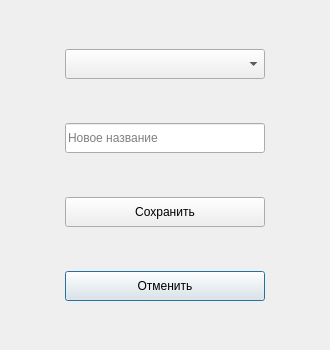
<?xml version="1.0" encoding="UTF-8"?>
<ui version="4.0">
 <class>EditGenre</class>
 <widget class="QDialog" name="EditGenre">
  <property name="geometry">
   <rect>
    <x>0</x>
    <y>0</y>
    <width>330</width>
    <height>350</height>
   </rect>
  </property>
  <property name="maximumSize">
   <size>
    <width>330</width>
    <height>350</height>
   </size>
  </property>
  <property name="windowTitle">
   <string>Dialog</string>
  </property>
  <layout class="QGridLayout" name="gridLayout">
   <item row="0" column="1">
    <widget class="QComboBox" name="genre_cb">
     <property name="sizePolicy">
      <sizepolicy hsizetype="Preferred" vsizetype="Fixed">
       <horstretch>1</horstretch>
       <verstretch>0</verstretch>
      </sizepolicy>
     </property>
     <property name="minimumSize">
      <size>
       <width>140</width>
       <height>28</height>
      </size>
     </property>
     <property name="maximumSize">
      <size>
       <width>200</width>
       <height>30</height>
      </size>
     </property>
     <property name="placeholderText">
      <string>Жанр для изменения</string>
     </property>
    </widget>
   </item>
   <item row="1" column="1">
    <widget class="QLineEdit" name="genre_le">
     <property name="sizePolicy">
      <sizepolicy hsizetype="Preferred" vsizetype="Fixed">
       <horstretch>1</horstretch>
       <verstretch>0</verstretch>
      </sizepolicy>
     </property>
     <property name="minimumSize">
      <size>
       <width>140</width>
       <height>28</height>
      </size>
     </property>
     <property name="maximumSize">
      <size>
       <width>200</width>
       <height>30</height>
      </size>
     </property>
     <property name="placeholderText">
      <string>Новое название</string>
     </property>
    </widget>
   </item>
   <item row="3" column="1">
    <widget class="QPushButton" name="cancel_btn">
     <property name="sizePolicy">
      <sizepolicy hsizetype="Preferred" vsizetype="Fixed">
       <horstretch>1</horstretch>
       <verstretch>0</verstretch>
      </sizepolicy>
     </property>
     <property name="minimumSize">
      <size>
       <width>140</width>
       <height>28</height>
      </size>
     </property>
     <property name="maximumSize">
      <size>
       <width>200</width>
       <height>30</height>
      </size>
     </property>
     <property name="text">
      <string>Отменить</string>
     </property>
    </widget>
   </item>
   <item row="2" column="1">
    <widget class="QPushButton" name="save_btn">
     <property name="sizePolicy">
      <sizepolicy hsizetype="Preferred" vsizetype="Fixed">
       <horstretch>1</horstretch>
       <verstretch>0</verstretch>
      </sizepolicy>
     </property>
     <property name="minimumSize">
      <size>
       <width>140</width>
       <height>28</height>
      </size>
     </property>
     <property name="maximumSize">
      <size>
       <width>200</width>
       <height>30</height>
      </size>
     </property>
     <property name="text">
      <string>Сохранить</string>
     </property>
    </widget>
   </item>
   <item row="2" column="0">
    <spacer name="horizontalSpacer">
     <property name="orientation">
      <enum>Qt::Horizontal</enum>
     </property>
     <property name="sizeHint" stdset="0">
      <size>
       <width>40</width>
       <height>20</height>
      </size>
     </property>
    </spacer>
   </item>
   <item row="2" column="2">
    <spacer name="horizontalSpacer_2">
     <property name="orientation">
      <enum>Qt::Horizontal</enum>
     </property>
     <property name="sizeHint" stdset="0">
      <size>
       <width>40</width>
       <height>20</height>
      </size>
     </property>
    </spacer>
   </item>
  </layout>
 </widget>
 <tabstops>
  <tabstop>genre_cb</tabstop>
  <tabstop>genre_le</tabstop>
  <tabstop>save_btn</tabstop>
  <tabstop>cancel_btn</tabstop>
 </tabstops>
 <resources/>
 <connections/>
</ui>
